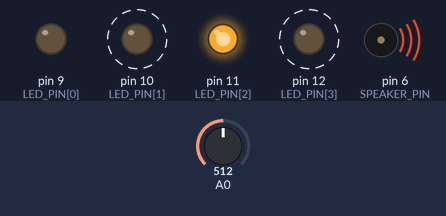
Bench run of a sketch on a simulated Arduino Uno, built with avr-gcc and run on an emulated ATmega328P. Parts: output pins drawn as LEDs (lit = HIGH), buzzer (waves = sounding). Dashed ring = blinking. Inputs (shaded band) come from the test bench; at power-on: A0 = 512.

Above: at 1.3 s.
1.4 s: A0 set to 88
At 1.9 s:
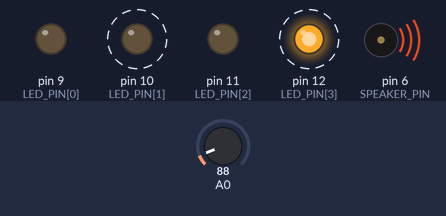
4.6 s: A0 set to 74
At 4.6 s:
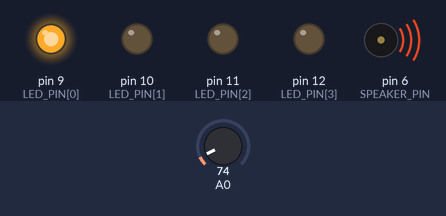
At 6.4 s:
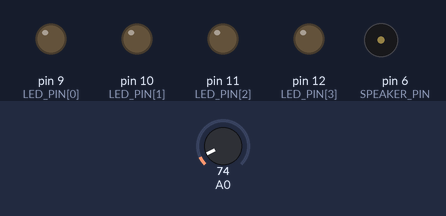
Timing chart, 0 to 7.9 s (numbered marks = the images above; inputs shaded):
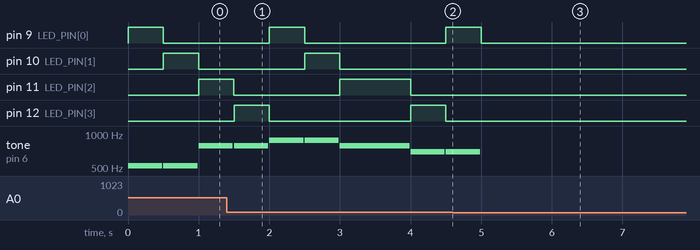

Measured:
- the behaviour switches between 81 and 80 on A0 (found by bisection; images 1 and 2)
- after the input at 4.6 s, pin 9 (LED_PIN[0]): goes on until 5.0 s, then stays LOW; pin 10 (LED_PIN[1]), pin 11 (LED_PIN[2]), pin 12 (LED_PIN[3]): stops changing and stays LOW; tone on pin 6 (SPEAKER_PIN): goes on until 5.0 s, then stays silent
- by itself, pin 12 (LED_PIN[3]): alternates HIGH for 0.50 s and LOW for 2.0 s
- by itself, tone on pin 6 (SPEAKER_PIN): plays 784 Hz for 0.49 s, 880 Hz for 0.49 s, 880 Hz for 0.49 s, 784 Hz for 0.99 s, 698 Hz for 0.49 s, 698 Hz for 0.10 s

The sketch:

SimpleMusicBox.ino
```cpp
/*******************************************************************************
 * ロボロボ・CLUB 夏祭り2019 電子工作ワークショップ「オルゴール」
 *******************************************************************************/

// 各音階で鳴らす周波数(ヘルツ)
enum ToneFreq {
  TONE_REST = 0,            // 休止符 (音を再生しない)
  TONE_DO1 = 262,           // ド
  TONE_RE1 = 294,           // レ
  TONE_MI1 = 330,           // ミ
  TONE_FA1 = 349,           // ファ
  TONE_SO1 = 392,           // ソ
  TONE_LA1 = 440,           // ラ
  TONE_SI1 = 494,           // シ
  TONE_DO2 = TONE_DO1 * 2,  // 高いド
  TONE_RE2 = TONE_RE1 * 2,  // 高いレ
  TONE_MI2 = TONE_MI1 * 2,  // 高いミ
  TONE_FA2 = TONE_FA1 * 2,  // 高いファ
  TONE_SO2 = TONE_SO1 * 2,  // 高いソ
  TONE_LA2 = TONE_LA1 * 2,  // 高いラ
  TONE_SI2 = TONE_SI1 * 2,  // 高いシ
};

// 各音符を再生する時間(ミリ秒)
enum Duration {
  DUR_1 = 2000,             // 全音符の長さ
  DUR_2 = DUR_1 / 2,        // 2分音符
  DUR_4 = DUR_1 / 4,        // 4分音符
  DUR_8 = DUR_1 / 8,        // 8分音符
  DUR_16 = DUR_1 / 16,      // 16分音符
  DUR_32 = DUR_1 / 32,      // 32分音符
};

const int DUR_GAP = 15;     // 音符と音符の間に挟む微小時間 [ms]

// 音符1つ分を表す型
struct Note {
  ToneFreq frequency;       // 音階の周波数 [Hz]
  Duration duration;        // 音を鳴らす長さ [ms]
};


////////////////////////////////////////////////////////////////////////////////
//
// 楽譜(音符の配列変数) 「きらきら星」
//
////////////////////////////////////////////////////////////////////////////////
const Note music[] = {
  {TONE_DO2, DUR_4},
  {TONE_DO2, DUR_4},
  {TONE_SO2, DUR_4},
  {TONE_SO2, DUR_4},
  {TONE_LA2, DUR_4},
  {TONE_LA2, DUR_4},
  {TONE_SO2, DUR_2},

  {TONE_FA2, DUR_4},
  {TONE_FA2, DUR_4},
  {TONE_MI2, DUR_4},
  {TONE_MI2, DUR_4},
  {TONE_RE2, DUR_4},
  {TONE_RE2, DUR_4},
  {TONE_DO2, DUR_2},

  {TONE_SO2, DUR_4},
  {TONE_SO2, DUR_4},
  {TONE_FA2, DUR_4},
  {TONE_FA2, DUR_4},
  {TONE_MI2, DUR_4},
  {TONE_MI2, DUR_4},
  {TONE_RE2, DUR_2},

  {TONE_SO2, DUR_4},
  {TONE_SO2, DUR_4},
  {TONE_FA2, DUR_4},
  {TONE_FA2, DUR_4},
  {TONE_MI2, DUR_4},
  {TONE_MI2, DUR_4},
  {TONE_RE2, DUR_2},

  {TONE_DO2, DUR_4},
  {TONE_DO2, DUR_4},
  {TONE_SO2, DUR_4},
  {TONE_SO2, DUR_4},
  {TONE_LA2, DUR_4},
  {TONE_LA2, DUR_4},
  {TONE_SO2, DUR_2},

  {TONE_FA2, DUR_4},
  {TONE_FA2, DUR_4},
  {TONE_MI2, DUR_4},
  {TONE_MI2, DUR_4},
  {TONE_RE2, DUR_4},
  {TONE_RE2, DUR_4},
  {TONE_DO2, DUR_2},
};


const int LED_PIN[4] = {9, 10, 11, 12};                   // 4つのLEDにつないでいるピン番号
const int SPEAKER_PIN = 6;                                // スピーカーに繋いでいるピン番号
const int musicLength = sizeof(music) / sizeof(music[0]); // 再生する音楽の長さ(musicの要素数)

void setup() {
  // 各LEDのピンの初期化
  pinMode(LED_PIN[0], OUTPUT);
  pinMode(LED_PIN[1], OUTPUT);
  pinMode(LED_PIN[2], OUTPUT);
  pinMode(LED_PIN[3], OUTPUT);
}

int count = 0;
void loop() {
  // 明るさが一定値以上になるまでは鳴らさない
  while (analogRead(A0) <= 80) {
    count = 0;
    delay(300);
  }
  // 一度再生し終えたらカウンタをリセットし、再び暗くなるまで鳴らさない
  if (musicLength <= count) {
    count = 0;
    while (analogRead(A0) > 80) // この行と、
      delay(300);               // この行を消すとループして再生するようになる
  }

  digitalWrite(LED_PIN[count % 4], HIGH);

  if (music[count].frequency > 0) {
    tone(SPEAKER_PIN, music[count].frequency, music[count].duration - DUR_GAP);
  }
  delay(music[count].duration);

  digitalWrite(LED_PIN[count % 4], LOW);

  count += 1;
}
```
